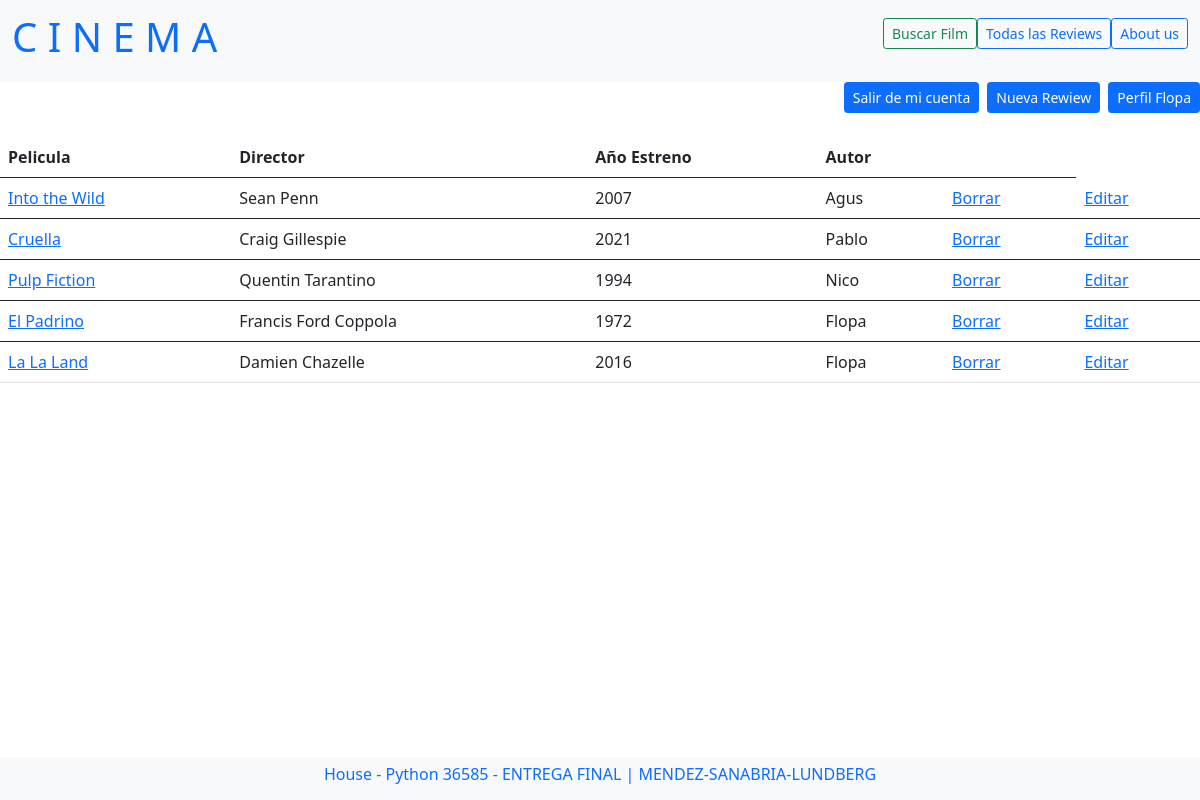
The app's page /reviews/lista_reviews/ (signed in) with its own data.
### reviews/models.py (models this page shows, shortened)
class ReviewModel(models.Model):
    titulo = models.CharField(max_length=100)
    director = models.CharField(max_length=100)
    estreno = models.CharField(max_length=100)
    cuerpo = models.TextField()
    autor = models.ForeignKey(User, on_delete=models.CASCADE)
    fecha_creacion = models.DateField(auto_now_add=True)

### reviews/views.py (the view)
# urls.py: path('lista_reviews/',views.ReviewsList.as_view(), name="reviews_list"),
class ReviewsList(ListView):
    model = ReviewModel
    template_name = "reviews/reviews_list.html"

### reviews/templates/reviews/reviews_list.html (shortened to what this page needs)
{% extends "reviews/reviews_inicio.html" %}
{% block content %}
  {% if object_list %}
  <table class="table">
    <thead>
      <tr>
        <th scope="col">Pelicula</th>
        <th scope="col">Director</th>
        <th scope="col">Año Estreno</th>
        <th scope="col">Autor</th>
        <th scope="col">
        </th>
      </tr>
    </thead>
      {% for review in object_list %}
      <tbody>
        <tr>
          <td><a href="{% url 'review_detail' review.id %}">{{review.titulo}}</a></td>
          <td><a>{{review.director}}</a></td>
          <td><a>{{review.estreno}}</a></td>
          <td><a>{{review.autor}}</a></td>
          {% if user.is_authenticated %}
          <td><a href="{% url 'review_delete' review.id %}">Borrar</a></td>
          <td><a href="{% url 'review_update' review.id %}">Editar</a></td>
          {% endif %}
        </tr>
      </tbody>
      {% endfor %}
    </table>
  {% else %}
    <h1> Aún no hay reviews</h1>
  {% endif %}
{% endblock %}

### reviews/templates/reviews/reviews_inicio.html (shortened to what this page needs)
<!doctype html>
<html lang="en">
  <head>
    <link href="https://cdn.jsdelivr.net/npm/bootstrap@5.0.2/dist/css/bootstrap.min.css" rel="stylesheet">
  </head>
  <body>
    <nav class="navbar navbar-expand-lg bg-light" >
        <div class="container-fluid">
        <a class="navbar-brand" href="{% url 'inicio' %}">
             <h1> C  I  N  E  M  A </h1>
            </a>
          <div class="d-grid gap-2 d-md-flex justify-content-md-end" id="navbarSupportedContent">
            <ul class="navbar-nav me-auto mb-2 mb-lg-0">
              <li class="nav-item">
                <a class="btn btn-outline-success btn-sm" aria-current="page" href="{% url 'buscar' %}">Buscar Film</a>
              </li>
              <li class="nav-item">
                <a class="btn btn-outline-primary btn-sm" href="{% url 'reviews_list' %}">Todas las Reviews</a>
              </li>
              <li class="nav-item">
                <a class="btn btn-outline-primary btn-sm" href="{% url 'about_us' %}">About us</a>
              </li>
          </div>
        </div>
      </nav>
      {% if user.is_authenticated %}
  <div class="d-grid gap-2 d-md-flex justify-content-md-end">
  <a href="{% url 'user_logout' %}">
    <button type="button" class="btn btn-primary btn-sm">
      Salir de mi cuenta
    </button></a>
    <a href="{% url 'review_create' %}">
    <button type="button" class="btn btn-primary btn-sm">
      Nueva Rewiew
    </button></a>
  <a href="{% url 'user_profile' user.id %}">
    <button type="button" class="btn btn-primary btn-sm">
      Perfil {{user.username}}
    </button></a>
  </div>
  <br>
  {% endif %}
  {% block content %}{% endblock %}
  </body>
  <ul class="nav bg-light fixed-bottom justify-content-center">
    <li class="nav-item">
      <a class="nav-link active" href="{% url 'about_us' %}"><h6> House - Python 36585 - ENTREGA FINAL | MENDEZ-SANABRIA-LUNDBERG</h6></a>
    </li>
  </ul>
</html>

### records on screen
ReviewModel: titulo "Into the Wild", director "Sean Penn", estreno "2007", autor "Agus"
ReviewModel: titulo "Cruella", director "Craig Gillespie", estreno "2021", autor "Pablo"
ReviewModel: titulo "Pulp Fiction", director "Quentin Tarantino", estreno "1994", autor "Nico"
ReviewModel: titulo "El Padrino", director "Francis Ford Coppola", estreno "1972", autor "Flopa"
ReviewModel: titulo "La La Land", director "Damien Chazelle", estreno "2016", autor "Flopa"

### other values on screen
{{ user.username }} "Flopa"
